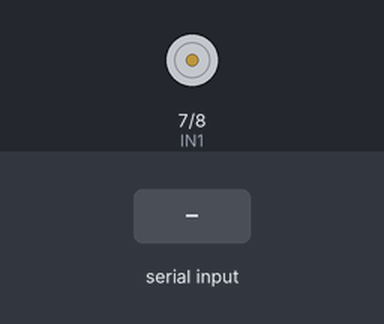
Recording of a sketch running on a simulated Arduino Uno, built with avr-gcc and run on an emulated ATmega328P. Shown: motor-driver pin pairs drawn as motors (green arrow = first pin HIGH = forward, orange = second pin HIGH = backward, longer = more drive, scaled by the enable pin). The test bench sets the inputs (shaded band). What the sketch prints to the serial monitor is not drawn.

Above: at 1.2 s.
1.3 s: "MOTOR 90\n" received over the second serial link
At 2.5 s:
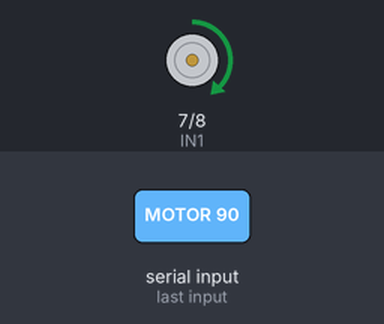
2.8 s: "MOTOR \n" received over the second serial link
At 3.9 s:
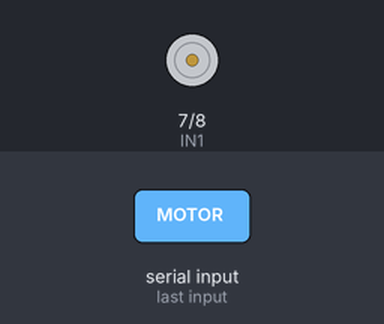
Timing chart, 0 to 5.8 s (numbered marks = the images above; inputs shaded):
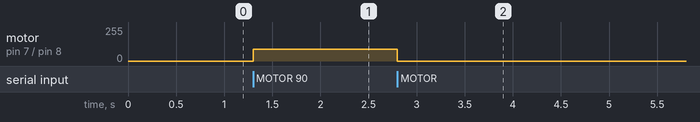

The sketch:

bluetooth_113.ino
```cpp
// snippet: bluetooth_113
// tags: bluetooth, hc05, serial, wireless, softwareserial
// boards: avr, megaavr
// not-tags: romi32u4
// library: SoftwareSerial
// description: HC-05 on SoftwareSerial rx=2 tx=3
// prompts: hc-05, softwareserial, declare, softwareserial, btserial(2, globally
// verified: compile-only
// source: kd-generated (id 113)
// exact-include: SoftwareSerial.h

#include <SoftwareSerial.h>

SoftwareSerial btSerial(2, 3);  // RX=2, TX=3

const int EN = 9;   // PWM enable (ENA on L298N)
const int IN1 = 7;
const int IN2 = 8;

void motorForward(int speed) {
  digitalWrite(IN1, HIGH);
  digitalWrite(IN2, LOW);
  analogWrite(EN, constrain(speed, 0, 255));
}

void motorBackward(int speed) {
  digitalWrite(IN1, LOW);
  digitalWrite(IN2, HIGH);
  analogWrite(EN, constrain(speed, 0, 255));
}

void motorStop() {
  digitalWrite(IN1, LOW);
  digitalWrite(IN2, LOW);
  analogWrite(EN, 0);
}

void setup() {
  pinMode(EN, OUTPUT); pinMode(IN1, OUTPUT); pinMode(IN2, OUTPUT);
  btSerial.begin(9600);
  Serial.begin(9600);
  Serial.println("HC-05 ready. Send MOTOR <speed>.");
}

void loop() {
  if (btSerial.available()) {
    String command = btSerial.readStringUntil('\n');
    if (command.startsWith("MOTOR ")) {
      int speed = command.substring(6).toInt();
      if (speed > 0) {
        motorForward(speed);
      } else if (speed < 0) {
        motorBackward(-speed);
      } else {
        motorStop();
      }
      btSerial.println("OK");
    }
  }
}
```

Measured:
- after the input at 1.3 s, motor on pin 7 (IN1) / pin 8 (IN2): stopped → forward 90/255 at once
- after the input at 2.8 s, motor on pin 7 (IN1) / pin 8 (IN2): forward 90/255 → stopped at once
